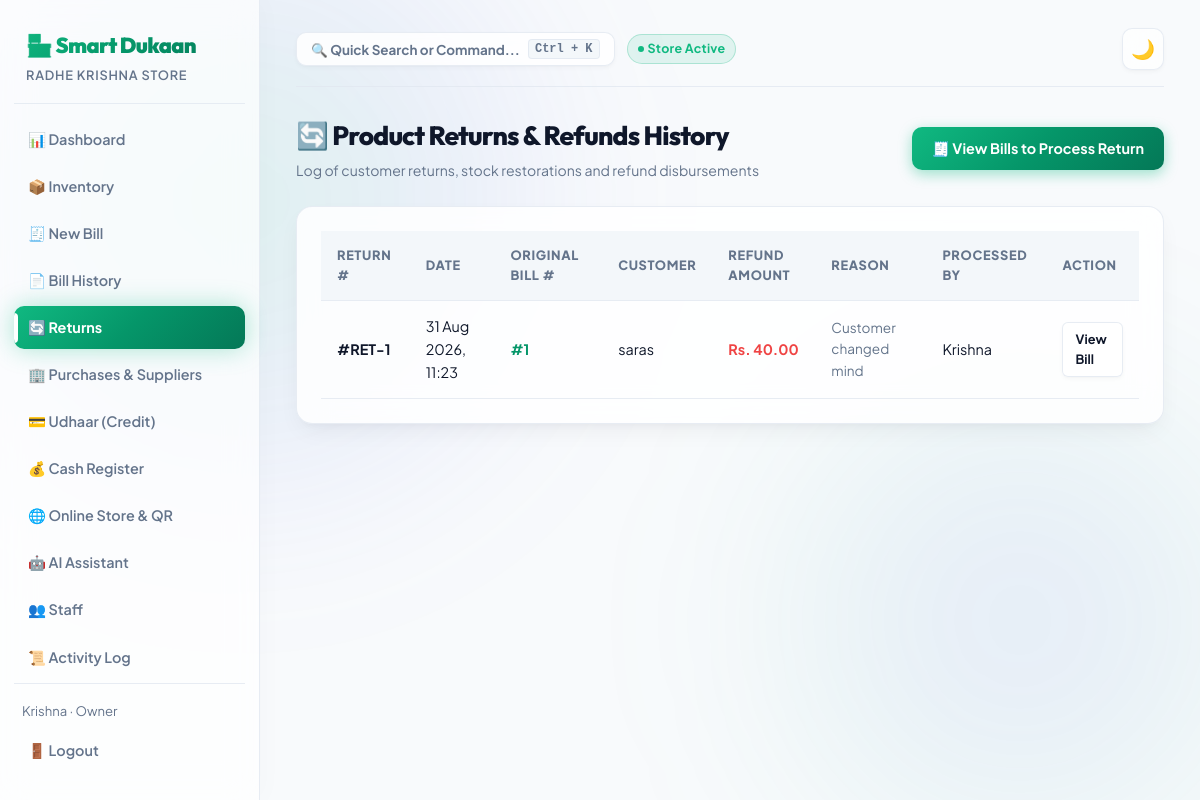
Page /billing/returns/ (signed in) on the committed database.
### accounts/models.py (models this page shows, shortened)
class Profile(models.Model):
    ROLE_CHOICES = (
        ("owner", "Owner"),
        ("staff", "Staff"),
    )
    user = models.OneToOneField(User, on_delete=models.CASCADE, related_name="profile")
    shop = models.ForeignKey(Shop, on_delete=models.CASCADE, related_name="staff_members", null=True, blank=True)
    role = models.CharField(max_length=10, choices=ROLE_CHOICES, default="owner")
    phone = models.CharField(max_length=15, blank=True)

class Shop(models.Model):
    name = models.CharField(max_length=150)
    address = models.CharField(max_length=255, blank=True)
    owner = models.ForeignKey(User, on_delete=models.CASCADE, related_name="owned_shops")
    upi_id = models.CharField(max_length=100, blank=True, default="shopkeeper@upi", help_text="UPI ID for on-screen QR Code payments")
    created_at = models.DateTimeField(auto_now_add=True)

### billing/models.py (models this page shows, shortened)
class BillReturn(models.Model):
    bill = models.ForeignKey(Bill, on_delete=models.CASCADE, related_name="returns")
    shop = models.ForeignKey(Shop, on_delete=models.CASCADE, related_name="bill_returns")
    refund_amount = models.DecimalField(max_digits=10, decimal_places=2, default=0)
    reason = models.CharField(max_length=255, blank=True)
    created_by = models.ForeignKey("auth.User", on_delete=models.SET_NULL, null=True, blank=True)
    return_date = models.DateTimeField(auto_now_add=True)
    class Meta:
        ordering = ["-return_date"]

class Bill(models.Model):
    PAYMENT_CHOICES = (
        ("cash", "Cash"),
        ("upi", "UPI"),
        ("card", "Card"),
        ("udhaar", "Udhaar (Credit)"),
    )
    shop = models.ForeignKey(Shop, on_delete=models.CASCADE, related_name="bills")
    customer = models.ForeignKey(Customer, on_delete=models.SET_NULL, null=True, blank=True, related_name="bills")
    customer_name_snapshot = models.CharField(max_length=120, blank=True)
    customer_phone_snapshot = models.CharField(max_length=15, blank=True)
    subtotal = models.DecimalField(max_digits=10, decimal_places=2, default=0)
    discount = models.DecimalField(max_digits=10, decimal_places=2, default=0)
    gst_percent = models.DecimalField(max_digits=5, decimal_places=2, default=0)
    total_amount = models.DecimalField(max_digits=10, decimal_places=2, default=0)
    payment_mode = models.CharField(max_length=10, choices=PAYMENT_CHOICES, default="cash")
    points_earned = models.IntegerField(default=0, help_text="Loyalty reward points earned on this bill")
    points_redeemed = models.IntegerField(default=0, help_text="Loyalty points redeemed as discount")
    whatsapp_sent = models.BooleanField(default=False)
    date = models.DateTimeField(auto_now_add=True)
    class Meta:
        ordering = ["-date"]

### billing/views.py (the view)
# urls.py: path("returns/", views.bill_return_list, name="bill_return_list"),
@login_required
def bill_return_list(request):
    shop = request.user.profile.shop
    returns = BillReturn.objects.filter(shop=shop)
    paginator = Paginator(returns, 15)
    page_number = request.GET.get("page")
    page_obj = paginator.get_page(page_number)
    return render(request, "billing/bill_return_list.html", {"returns": page_obj, "page_obj": page_obj})

### templates/billing/bill_return_list.html (shortened to what this page needs)
{% extends "base.html" %}
{% block content %}
<div style="display:flex; justify-content:space-between; align-items:center; margin-bottom:24px;">
  <div>
    <h2>🔄 Product Returns & Refunds History</h2>
    <div style="color:var(--text-muted); font-size:0.88rem; margin-top:2px;">
      Log of customer returns, stock restorations and refund disbursements
    </div>
  </div>
  <a href="{% url 'billing:bill_list' %}" class="btn btn-primary">🧾 View Bills to Process Return</a>
</div>
<div class="card">
  {% if returns %}
  <table>
    <thead>
      <tr>
        <th>Return #</th>
        <th>Date</th>
        <th>Original Bill #</th>
        <th>Customer</th>
        <th>Refund Amount</th>
        <th>Reason</th>
        <th>Processed By</th>
        <th>Action</th>
      </tr>
    </thead>
    <tbody>
      {% for r in returns %}
      <tr>
        <td><strong>#RET-{{ r.id }}</strong></td>
        <td>{{ r.return_date|date:"d M Y, H:i" }}</td>
        <td><a href="{% url 'billing:bill_detail' r.bill.id %}" style="color:var(--primary); font-weight:700;">#{{ r.bill.id }}</a></td>
        <td>{{ r.bill.customer_name_snapshot|default:"Walk-in" }}</td>
        <td><strong style="color:var(--danger);">Rs. {{ r.refund_amount|floatformat:2 }}</strong></td>
        <td style="font-size:0.85rem; color:var(--text-muted);">{{ r.reason|default:"—" }}</td>
        <td>{{ r.created_by.username|default:"Staff" }}</td>
        <td>
          <a href="{% url 'billing:bill_detail' r.bill.id %}" class="btn btn-sm">View Bill</a>
        </td>
      </tr>
      {% endfor %}
    </tbody>
  </table>
  {% else %}
  <div class="empty-state">
    <div style="font-size:2.5rem; margin-bottom:8px;">🔄</div>
    <p>No product returns processed yet.</p>
  </div>
  {% endif %}
</div>
{% endblock %}

### templates/base.html (shortened to what this page needs)
{% load static %}
<!DOCTYPE html>
<html lang="en">
<head>
  <link rel="stylesheet" href="{% static 'css/style.css' %}?v=4">
</head>
<body>
  {% if user.is_authenticated %}
  <div class="app-shell">
    <aside class="sidebar">
      <div class="brand">🏪 Smart Dukaan</div>
      <div class="brand-sub">{{ user.profile.shop.name }}</div>
      <a href="{% url 'dashboard:home' %}" class="nav-link {% if request.resolver_match.url_name == 'home' %}active{% endif %}">📊 Dashboard</a>
      <a href="{% url 'inventory:product_list' %}" class="nav-link {% if 'inventory' in request.path %}active{% endif %}">📦 Inventory</a>
      <a href="{% url 'billing:bill_create' %}" class="nav-link {% if request.path == '/billing/new/' %}active{% endif %}">🧾 New Bill</a>
      <a href="{% url 'billing:bill_list' %}" class="nav-link {% if request.path == '/billing/' %}active{% endif %}">📄 Bill History</a>
      <a href="{% url 'billing:bill_return_list' %}" class="nav-link {% if 'returns' in request.path or 'return' in request.path %}active{% endif %}">🔄 Returns</a>
      <a href="{% url 'purchases:supplier_list' %}" class="nav-link {% if 'purchases' in request.path %}active{% endif %}">🏢 Purchases & Suppliers</a>
      <a href="{% url 'udhaar:customer_list' %}" class="nav-link {% if 'udhaar' in request.path %}active{% endif %}">💳 Udhaar (Credit)</a>
      <a href="{% url 'billing:cash_register' %}" class="nav-link {% if 'cash-register' in request.path %}active{% endif %}">💰 Cash Register</a>
      {% if user.profile.shop %}
      <a href="{% url 'dashboard:store_qr_standee' user.profile.shop.id %}" class="nav-link {% if 'qr' in request.path %}active{% endif %}">🌐 Online Store & QR</a>
      {% endif %}
      <a href="{% url 'dashboard:ai_chat' %}" class="nav-link {% if 'assistant' in request.path %}active{% endif %}">🤖 AI Assistant</a>
      {% if user.profile.role == 'owner' %}
      <a href="{% url 'accounts:staff_list' %}" class="nav-link {% if 'staff' in request.path %}active{% endif %}">👥 Staff</a>
      <a href="{% url 'accounts:audit_log' %}" class="nav-link {% if 'audit-log' in request.path %}active{% endif %}">📜 Activity Log</a>
      {% endif %}
      <div class="sidebar-footer">
        <div style="font-size:0.82rem; color:var(--text-muted); padding: 0 8px 8px;">{{ user.first_name|default:user.username }} · {{ user.profile.role|title }}</div>
        <a href="{% url 'accounts:logout' %}" class="nav-link">🚪 Logout</a>
      </div>
    </aside>
    <main class="main">
      <div class="topbar">
        <div style="display:flex; align-items:center; gap:12px;">
          <button type="button" id="btn-command-palette-trigger" class="btn" style="padding:6px 14px; font-size:0.84rem; display:flex; align-items:center; gap:8px; background:var(--surface); border:1px solid var(--border); color:var(--text-muted); cursor:pointer;">
            <span>🔍 Quick Search or Command...</span>
            <kbd style="padding:2px 6px; font-size:0.75rem; background:var(--surface-hover); border:1px solid var(--border); border-radius:4px;">Ctrl + K</kbd>
          </button>
          <span class="badge badge-success" style="font-size:0.78rem; display:inline-flex; align-items:center; gap:4px;">
            <span style="width:6px; height:6px; border-radius:50%; background:#10b981; display:inline-block;"></span> Store Active
          </span>
        </div>
        <button class="theme-toggle" id="theme-toggle-btn" title="Toggle dark/light mode">🌙</button>
      </div>
      {% block content %}{% endblock %}
    </main>
  </div>
  {% endif %}
</body>
</html>

### rows in the picture
BillReturn: id "1", return_date "31 Aug 2026, 11:23", bill.id "1", bill.customer_name_snapshot "saras", refund_amount "40.00", reason "Customer changed mind", created_by.username "Krishna"

### other values in the picture
{{ user.profile.shop.name }} "RADHE KRISHNA STORE"
{{ user.first_name|default:user.username }} "Krishna"
{{ user.profile.role|title }} "Owner"
